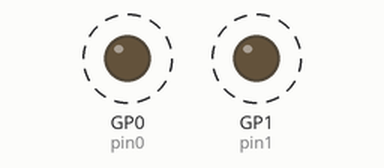
A program run on a simulated Raspberry Pi Pico running MicroPython. Parts: output pins drawn as LEDs (lit = HIGH). Dashed ring = blinking.

Above: at 0.05 s.
Timing chart, 0 to 3.0 s (numbered marks = the images above):
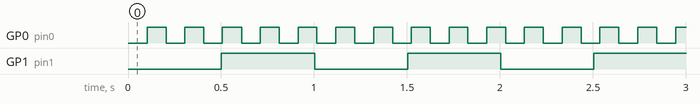

Measured:
- by itself, GP0 (pin0): alternates HIGH for 0.10 s and LOW for 0.10 s
- by itself, GP1 (pin1): alternates HIGH for 0.50 s and LOW for 0.50 s

The program:

01.gpio_blink.py
```python
from machine import Pin
import utime

pin0 = Pin(0, Pin.OUT)
pin1 = Pin(1, Pin.OUT)

leds = [pin0, pin1]
intervals = [100, 500]
tick_old = [utime.ticks_ms()] * 2

while True:
    tick_now = utime.ticks_ms()

    for i, led in enumerate(leds):
        elapsed = utime.ticks_diff(tick_now, tick_old[i])

        # if interval is greater than elapsed, toggle gpio
        if elapsed > intervals[i]:
            tick_old[i] = tick_now
            led.toggle()
```
